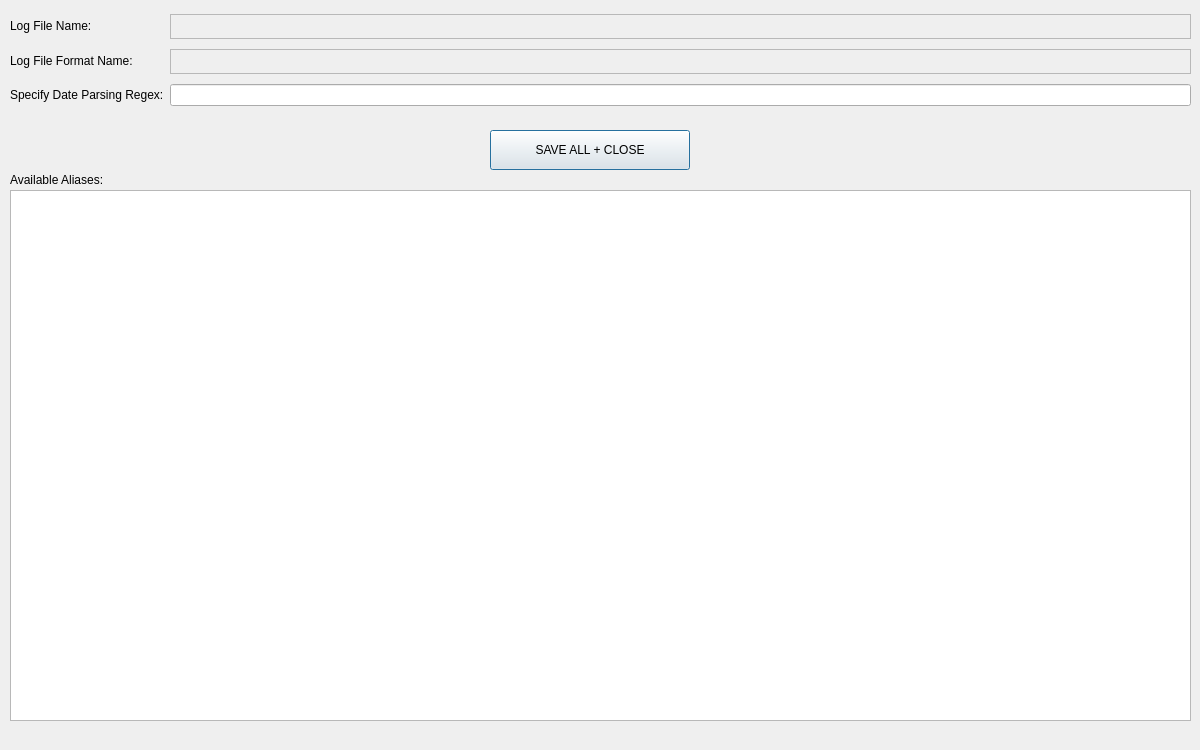
<?xml version="1.0" encoding="UTF-8"?>
<ui version="4.0">
 <class>LogFileDialog</class>
 <widget class="QDialog" name="LogFileDialog">
  <property name="geometry">
   <rect>
    <x>0</x>
    <y>0</y>
    <width>1200</width>
    <height>750</height>
   </rect>
  </property>
  <property name="minimumSize">
   <size>
    <width>0</width>
    <height>0</height>
   </size>
  </property>
  <property name="maximumSize">
   <size>
    <width>1200</width>
    <height>750</height>
   </size>
  </property>
  <property name="windowTitle">
   <string>Log File Dialog</string>
  </property>
  <widget class="QLabel" name="lbl_aliases">
   <property name="geometry">
    <rect>
     <x>10</x>
     <y>170</y>
     <width>161</width>
     <height>20</height>
    </rect>
   </property>
   <property name="text">
    <string>Available Aliases:</string>
   </property>
   <property name="buddy">
    <cstring>txt_dateAliases</cstring>
   </property>
  </widget>
  <widget class="QPlainTextEdit" name="txt_dateAliases">
   <property name="geometry">
    <rect>
     <x>10</x>
     <y>190</y>
     <width>1181</width>
     <height>531</height>
    </rect>
   </property>
  </widget>
  <widget class="QWidget" name="layoutWidget">
   <property name="geometry">
    <rect>
     <x>10</x>
     <y>10</y>
     <width>1181</width>
     <height>101</height>
    </rect>
   </property>
   <layout class="QFormLayout" name="formLayout">
    <item row="0" column="0">
     <widget class="QLabel" name="lbl_file">
      <property name="text">
       <string>Log File Name:</string>
      </property>
      <property name="buddy">
       <cstring>txt_fileName</cstring>
      </property>
     </widget>
    </item>
    <item row="0" column="1">
     <widget class="QTextBrowser" name="txt_fileName">
      <property name="enabled">
       <bool>false</bool>
      </property>
      <property name="minimumSize">
       <size>
        <width>0</width>
        <height>0</height>
       </size>
      </property>
      <property name="maximumSize">
       <size>
        <width>16777215</width>
        <height>25</height>
       </size>
      </property>
      <property name="font">
       <font>
        <weight>75</weight>
        <bold>true</bold>
       </font>
      </property>
      <property name="verticalScrollBarPolicy">
       <enum>Qt::ScrollBarAlwaysOff</enum>
      </property>
     </widget>
    </item>
    <item row="1" column="0">
     <widget class="QLabel" name="lbl_format">
      <property name="text">
       <string>Log File Format Name:</string>
      </property>
      <property name="buddy">
       <cstring>txt_formatName</cstring>
      </property>
     </widget>
    </item>
    <item row="1" column="1">
     <widget class="QTextBrowser" name="txt_formatName">
      <property name="enabled">
       <bool>false</bool>
      </property>
      <property name="maximumSize">
       <size>
        <width>16777215</width>
        <height>25</height>
       </size>
      </property>
      <property name="font">
       <font>
        <weight>75</weight>
        <bold>true</bold>
       </font>
      </property>
      <property name="verticalScrollBarPolicy">
       <enum>Qt::ScrollBarAlwaysOff</enum>
      </property>
     </widget>
    </item>
    <item row="2" column="0">
     <widget class="QLabel" name="lbl_regex">
      <property name="text">
       <string>Specify Date Parsing Regex:</string>
      </property>
      <property name="buddy">
       <cstring>lnE_dateRegex</cstring>
      </property>
     </widget>
    </item>
    <item row="2" column="1">
     <widget class="QLineEdit" name="lnE_dateRegex"/>
    </item>
   </layout>
  </widget>
  <widget class="QPushButton" name="btn_saveAndExit">
   <property name="geometry">
    <rect>
     <x>490</x>
     <y>130</y>
     <width>200</width>
     <height>40</height>
    </rect>
   </property>
   <property name="minimumSize">
    <size>
     <width>200</width>
     <height>40</height>
    </size>
   </property>
   <property name="maximumSize">
    <size>
     <width>200</width>
     <height>40</height>
    </size>
   </property>
   <property name="text">
    <string>SAVE ALL + CLOSE</string>
   </property>
   <property name="icon">
    <iconset resource="../res.qrc">
     <normaloff>:/resources/res/icons/Save.png</normaloff>:/resources/res/icons/Save.png</iconset>
   </property>
   <property name="shortcut">
    <string>Ctrl+S</string>
   </property>
  </widget>
 </widget>
 <tabstops>
  <tabstop>lnE_dateRegex</tabstop>
  <tabstop>txt_dateAliases</tabstop>
  <tabstop>txt_fileName</tabstop>
  <tabstop>txt_formatName</tabstop>
 </tabstops>
 <resources>
  <include location="../res.qrc"/>
 </resources>
 <connections/>
</ui>
